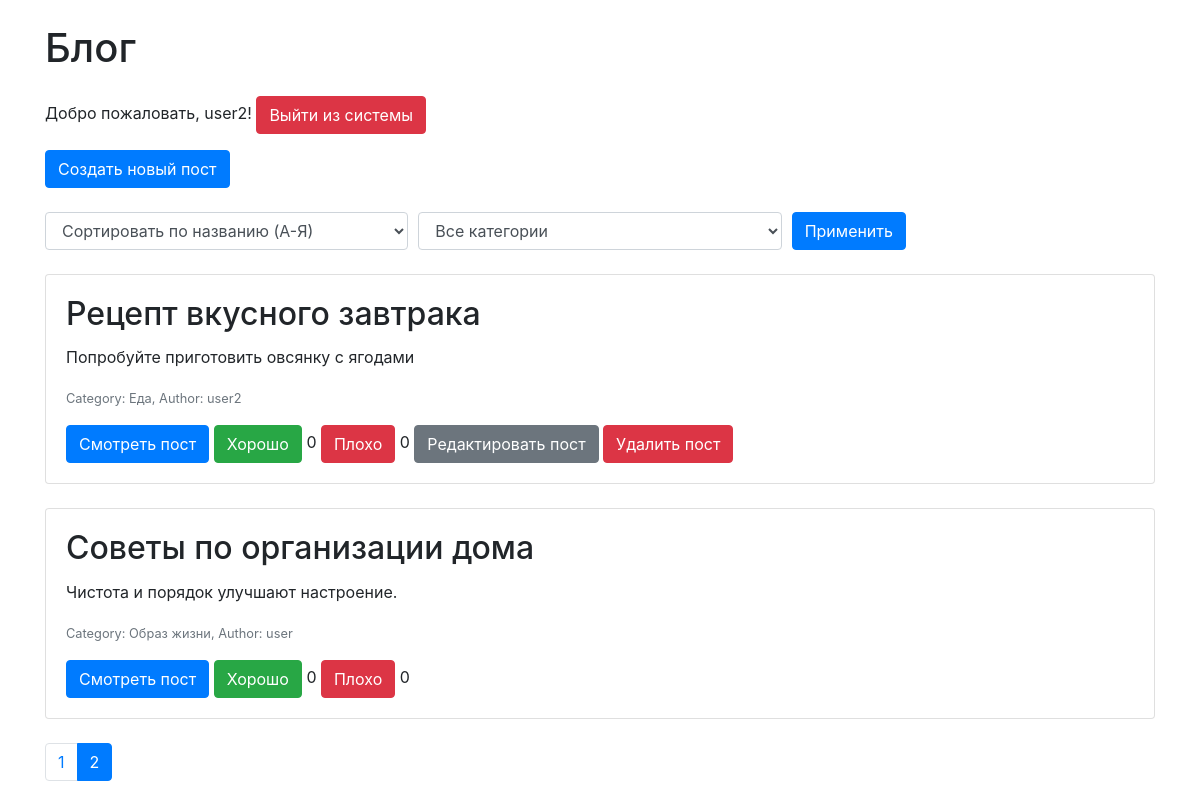
The page /index.php?page=2&sort=title_asc&category=0 (signed in) on the database its author committed.
### tables this page shows
CREATE TABLE `posts` (
  `id` int(11) NOT NULL,
  `title` varchar(255) NOT NULL,
  `description` text NOT NULL,
  `category_id` int(11) DEFAULT NULL,
  `user_id` int(11) DEFAULT NULL,
  `created_at` timestamp NULL DEFAULT current_timestamp(),
  `updated_at` timestamp NULL DEFAULT current_timestamp() ON UPDATE current_timestamp(),
  `likes` int(11) DEFAULT 0,
  `dislikes` int(11) DEFAULT 0
);

CREATE TABLE `categories` (
  `id` int(11) NOT NULL,
  `name` varchar(50) NOT NULL
);

CREATE TABLE `users` (
  `id` int(11) NOT NULL,
  `username` varchar(50) NOT NULL,
  `password` varchar(255) NOT NULL,
  `email` varchar(100) NOT NULL,
  `created_at` timestamp NULL DEFAULT current_timestamp()
);

### index.php (the view, shortened to what this page needs)
<?php
include 'config.php';
$limit = 5;
$page = isset($_GET['page']) ? (int)$_GET['page'] : 1;
$offset = ($page - 1) * $limit;
$sort = isset($_GET['sort']) ? $_GET['sort'] : 'title_asc';
$category = isset($_GET['category']) ? (int)$_GET['category'] : 0;
$query = 'SELECT posts.*, categories.name AS category_name, users.username AS author FROM posts
          JOIN categories ON posts.category_id = categories.id
          JOIN users ON posts.user_id = users.id';
switch ($sort) {
    case 'title_asc':
        $query .= ' ORDER BY posts.title ASC';
        break;
}
$query .= ' LIMIT :limit OFFSET :offset';
$stmt = $pdo->prepare($query);
$stmt->bindParam(':limit', $limit, PDO::PARAM_INT);
$stmt->bindParam(':offset', $offset, PDO::PARAM_INT);
$stmt->execute();
$posts = $stmt->fetchAll();
$total_query = 'SELECT COUNT(*) FROM posts';
$total_stmt = $pdo->prepare($total_query);
$total_stmt->execute();
$total_posts = $total_stmt->fetchColumn();
$total_pages = ceil($total_posts / $limit);
?>
<!DOCTYPE html>
<html lang="en">
<head>
    <link rel="stylesheet" href="https://stackpath.bootstrapcdn.com/bootstrap/4.5.2/css/bootstrap.min.css">
</head>
<body>
<div class="container">
<h1 class="my-4">Блог</h1>
    <?php if (isset($_SESSION['username'])): ?>
        <p>Добро пожаловать, <?= htmlspecialchars($_SESSION['username']) ?>! <a href="logout.php" class="btn btn-danger">Выйти из системы</a></p>
        <a href="create_post.php" class="btn btn-primary mb-4">Создать новый пост</a>
    <?php else: ?>
        <p><a href="login.php" class="btn btn-primary">Войдите</a> или <a href="register.php" class="btn btn-secondary">Зарегистрируйтесь</a></p>
    <?php endif; ?>
    <form method="GET" class="mb-4">
        <div class="form-row">
            <div class="col">
                <select name="sort" class="form-control">
                    <option value="title_asc" <?= $sort == 'title_asc' ? 'selected' : '' ?>>Сортировать по названию (A-Я)</option>
                </select>
            </div>
            <div class="col">
                <select name="category" class="form-control">
                    <option value="0">Все категории</option>
                </select>
            </div>
            <div class="col">
                <button type="submit" class="btn btn-primary">Применить</button>
            </div>
        </div>
    </form>
    <?php foreach ($posts as $post): ?>
        <div class="card mb-4">
            <div class="card-body">
                <h2 class="card-title"><?= htmlspecialchars($post['title']) ?></h2>
                <p class="card-text"><?= htmlspecialchars($post['description']) ?></p>
                <p class="card-text"><small class="text-muted">Category: <?= htmlspecialchars($post['category_name']) ?>, Author: <?= htmlspecialchars($post['author']) ?></small></p>
                <button class="btn btn-primary view-post-btn" data-post-id="<?= $post['id'] ?>">Смотреть пост</button>
                <button class="btn btn-success like-btn" data-post-id="<?= $post['id'] ?>" data-like-type="like">Хорошо</button>
                <span class="likes-count"><?= $post['likes'] ?></span>
                <button class="btn btn-danger like-btn" data-post-id="<?= $post['id'] ?>" data-like-type="dislike">Плохо</button>
                <span class="dislikes-count"><?= $post['dislikes'] ?></span>
                <?php if (isset($_SESSION['user_id']) && $_SESSION['user_id'] == $post['user_id']): ?>
                    <a href="edit_post.php?id=<?= $post['id'] ?>" class="btn btn-secondary">Редактировать пост</a>
                    <button class="btn btn-danger" data-toggle="modal" data-target="#deleteModal" data-id="<?= $post['id'] ?>">Удалить пост</button>
                <?php endif; ?>
            </div>
        </div>
    <?php endforeach; ?>
    <nav>
        <ul class="pagination">
            <?php for ($i = 1; $i <= $total_pages; $i++): ?>
                <li class="page-item <?= $page == $i ? 'active' : '' ?>"><a class="page-link" href="?page=<?= $i ?>&sort=<?= $sort ?>&category=<?= $category ?>"><?= $i ?></a></li>
            <?php endfor; ?>
        </ul>
    </nav>
</div>
</body>
</html>

### rows shown on the page
posts: title "Рецепт вкусного завтрака", description "Попробуйте приготовить овсянку с ягодами", category.name "Еда", user.username "user2", likes "0", dislikes "0"
posts: title "Советы по организации дома", description "Чистота и порядок улучшают настроение.", category.name "Образ жизни", user.username "user", likes "0", dislikes "0"

### other values the page prints
$_SESSION['username'] "user2"
